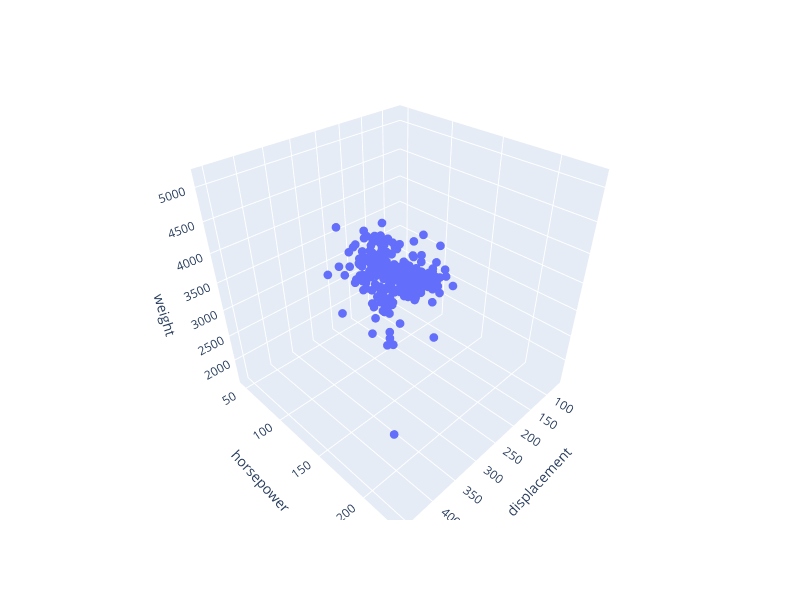

Notebook cell for this chart:
### Markdown cell above
## Visualizing 3 Dimensional Data

### Code cell
fig = px.scatter_3d(mpg, x="displacement", y="horsepower", z="weight",
                    width=800, height=600)
fig.update_traces(marker=dict(size=3))

### Figure 1 — Plotly figure (JSON) as saved in the notebook; plotly's stock layout.template omitted (floating-point values rounded to 4 significant figures; data arrays with more than 128 entries replaced by an {"elided": "..."} marker saying what was removed)
{"data": [{"hovertemplate": "displacement=%{x}<br>horsepower=%{y}<br>weight=%{z}<extra></extra>", "legendgroup": "", "marker": {"color": "#636efa", "size": 3, "symbol": "circle"}, "mode": "markers", "name": "", "scene": "scene", "showlegend": false, "type": "scatter3d", "x": {"elided": "392 float values"}, "y": {"elided": "392 float values"}, "z": {"elided": "392 int values"}}], "layout": {"height": 600, "legend": {"tracegroupgap": 0}, "margin": {"t": 60}, "scene": {"domain": {"x": [0, 1], "y": [0, 1]}, "xaxis": {"title": {"text": "displacement"}}, "yaxis": {"title": {"text": "horsepower"}}, "zaxis": {"title": {"text": "weight"}}}, "width": 800}}
